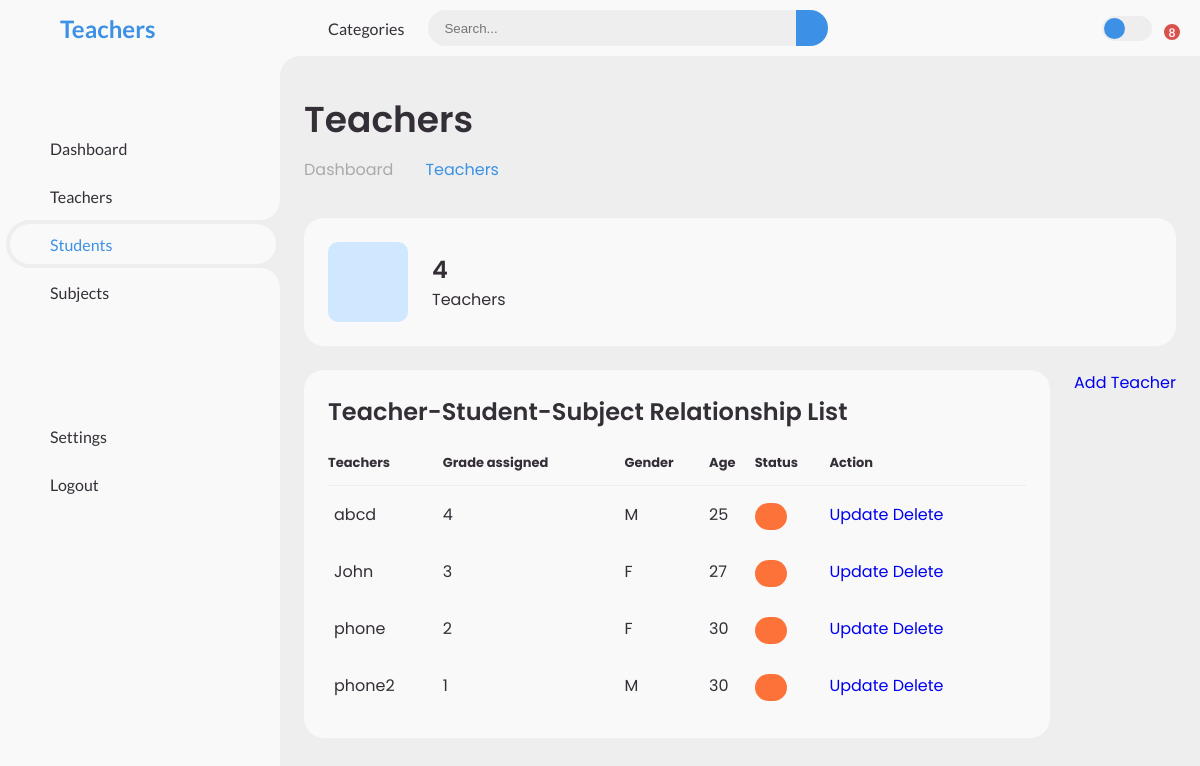
Screenshot of /teachers/ with the database file from the repository.
### playground/models.py (models this page shows, shortened)
class Teacher(models.Model):
    name = models.CharField(max_length=100)
    GENDER_CHOICES = (
    ('M', 'Male'),
    ('F', 'Female'),
    )
    gender = models.CharField(choices=GENDER_CHOICES, max_length=1)
    age = models.PositiveSmallIntegerField()
    grade_assigned = models.CharField(max_length=30, default='-')
    subjects = models.ManyToManyField(Subject, blank=True)
    students = models.ManyToManyField('Student', blank=True)

### playground/views.py (the view)
# urls.py: path('teachers/', views.teachers_view, name='teachers'),
def teachers_view(request):
    teachers = Teacher.objects.all()
    return render(request, 'teacher.html', {'teachers': teachers})

### playground/templates/teacher.html (shortened to what this page needs)
<!DOCTYPE html>
<html lang="en">
  <head>
    {% load static %}
    <link rel="stylesheet" href="{% static 'style.css' %}" />
  </head>
  <body>
    <section id="sidebar">
      <a href="{% url 'teachers' %}" class="brand">
        <span class="text">Teachers</span>
      </a>
      <ul class="side-menu top">
        <li>
          <a href="{% url 'dashboard' %}">
            <span class="text">Dashboard</span>
          </a>
        </li>
        <li>
          <a href="{% url 'teachers' %}">
            <span class="text">Teachers</span>
          </a>
        </li>
        <li class="active">
          <a href="{% url 'students' %}">
            <span class="text">Students</span>
          </a>
        </li>
        <li>
          <a href="{% url 'subjects' %}">
            <span class="text">Subjects</span>
          </a>
        </li>
        <li>
          <a href="#">
          </a>
        </li>
      </ul>
      <ul class="side-menu">
        <li>
          <a href="#">
            <span class="text">Settings</span>
          </a>
        </li>
        <li>
          <a href="{% url 'signout' %}">
            <span class="text">Logout</span>
          </a>
        </li>
      </ul>
    </section>
    <section id="content">
      <nav>
        <a href="#" class="nav-link">Categories</a>
        <form action="#">
          <div class="form-input">
            <input type="search" placeholder="Search..." />
            <button type="submit" class="search-btn">
            </button>
          </div>
        </form>
        <label for="switch-mode" class="switch-mode"></label>
        <a href="#" class="notification">
          <span class="num">8</span>
        </a>
      </nav>
      <main>
        <div class="head-title">
          <div class="left">
            <h1>Teachers</h1>
            <ul class="breadcrumb">
              <li>
                <a href="{% url 'dashboard' %}">Dashboard</a>
              </li>
              <li>
                <a class="active" href="{% url 'teachers'%}">Teachers</a>
              </li>
            </ul>
          </div>
        </div>
        <ul class="box-info">
          <li>
            <i class="bx bxs-group"></i>
            <span class="text">
              <h3>{{ teachers.count }}</h3>
              <p>Teachers</p>
            </span>
          </li>
        </ul>
        <div class="table-data">
          <div class="order">
            <div class="head">
              <h3>Teacher-Student-Subject Relationship List</h3>
            </div>
            <table>
              <thead>
                <tr>
                  <th>Teachers</th>
                  <th>Grade assigned</th>
                  <th>Gender</th>
                  <th>Age</th>
                  <th>Status</th>
                  <th>Action</th>
                </tr>
              </thead>
              <tbody>
                {% for teacher in teachers %}
                <tr>
                  <td>
                    <p>{{ teacher.name }}</p>
                  </td>
                  <td>{{ teacher.grade_assigned }}</td>
                  <td>{{ teacher.gender }}</td>
                  <td>{{ teacher.age }}</td>
                  <td>
                    <span
                      class="status {% if teacher.status == 'active' %}completed{% else %}pending{% endif %}"
                      >{{ teacher.status }}</span>
                  </td>
                  <td>
                    <a href="{% url 'update_teacher' teacher.name %}" class="btn-update">Update</a>
                    <a href="{% url 'delete_teacher' teacher.name %}" class="btn-delete">Delete</a>
                  </td>
                </tr>
                {% endfor %}
              </tbody>
            </table>
          </div>
          <a href="{% url 'add_teacher' %}" class="btn-add">Add Teacher</a>
        </div>
      </main>
    </section>
  </body>
</html>

### rows the page displays
Teacher: name "abcd", grade_assigned "4", gender "M", age "25"
Teacher: name "John", grade_assigned "3", gender "F", age "27"
Teacher: name "phone", grade_assigned "2", gender "F", age "30"
Teacher: name "phone2", grade_assigned "1", gender "M", age "30"

### other values shown
{{ teachers.count }} "4"
